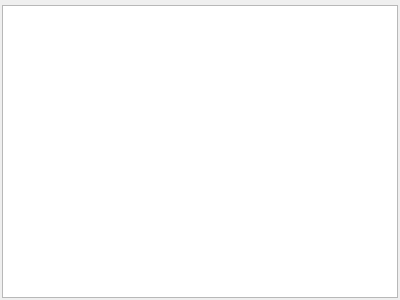
<?xml version="1.0" encoding="UTF-8"?>
<ui version="4.0">
 <class>StakesReport</class>
 <widget class="QWidget" name="StakesReport">
  <property name="geometry">
   <rect>
    <x>0</x>
    <y>0</y>
    <width>400</width>
    <height>300</height>
   </rect>
  </property>
  <property name="windowTitle">
   <string>Form</string>
  </property>
  <layout class="QVBoxLayout" name="verticalLayout">
   <property name="spacing">
    <number>3</number>
   </property>
   <property name="leftMargin">
    <number>2</number>
   </property>
   <property name="topMargin">
    <number>2</number>
   </property>
   <property name="rightMargin">
    <number>2</number>
   </property>
   <property name="bottomMargin">
    <number>2</number>
   </property>
   <item>
    <widget class="CharacterSelectorButtons" name="wdgCharacterSelector" native="true"/>
   </item>
   <item>
    <widget class="ChartView" name="chartViewStakes"/>
   </item>
  </layout>
 </widget>
 <customwidgets>
  <customwidget>
   <class>ChartView</class>
   <extends>QGraphicsView</extends>
   <header>src.main.python.plotlyst.view.widget.display</header>
  </customwidget>
  <customwidget>
   <class>CharacterSelectorButtons</class>
   <extends>QWidget</extends>
   <header>src.main.python.plotlyst.view.widget.characters</header>
   <container>1</container>
  </customwidget>
 </customwidgets>
 <resources/>
 <connections/>
</ui>
